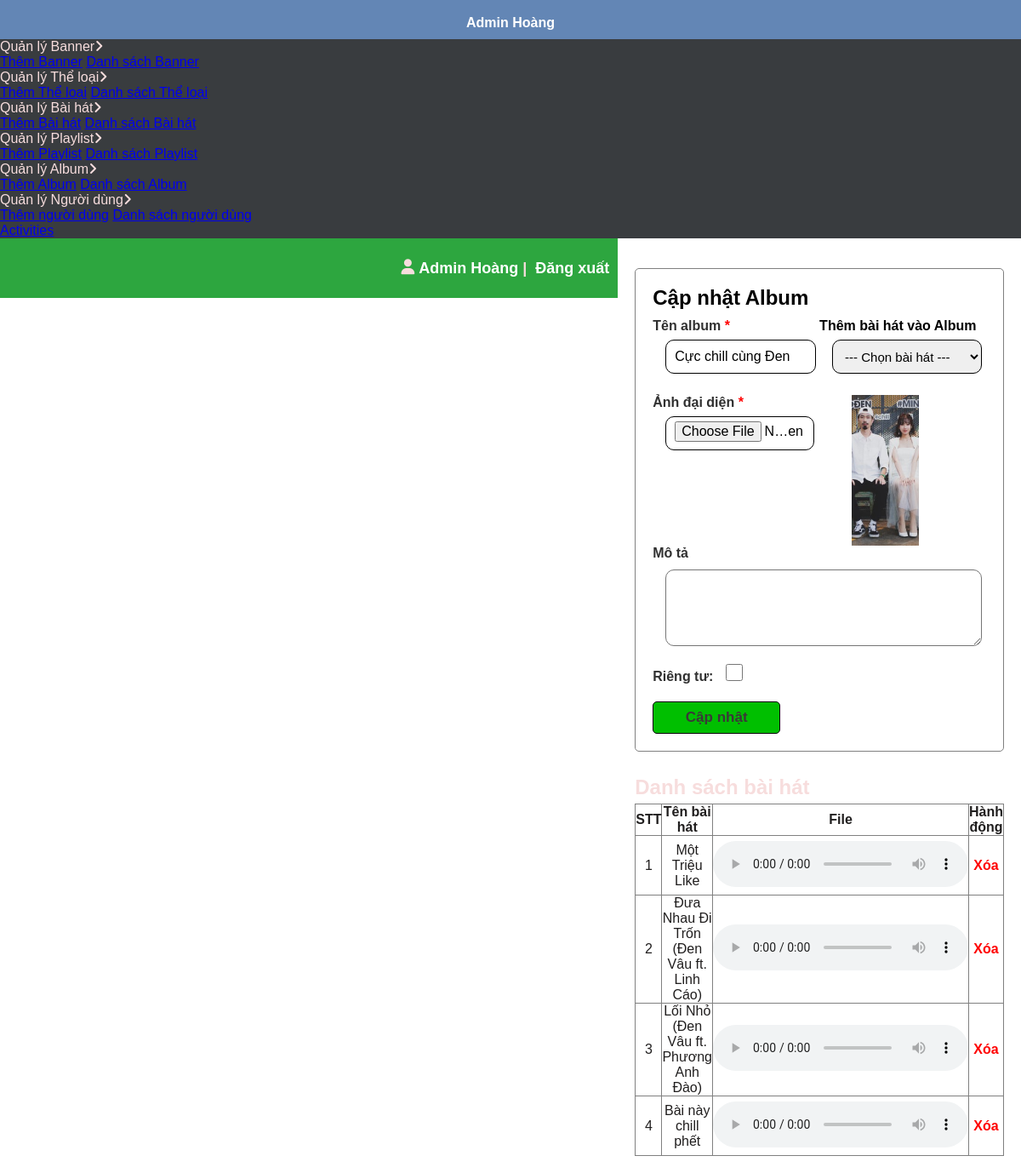
The app's page /admin/albumEdit.php?album_id=10 (signed in) with its own data.
### tables this page shows
CREATE TABLE `tbl_album` (
  `album_id` int(11) NOT NULL,
  `user_id` int(11) NOT NULL,
  `album_name` varchar(255) NOT NULL,
  `album_image` varchar(255) NOT NULL,
  `description` varchar(255) DEFAULT NULL,
  `privacy` varchar(10) DEFAULT 'public',
  `album_slug` varchar(255) NOT NULL,
  `listen_count` int(11) DEFAULT 0
);

CREATE TABLE `tbl_album_song` (
  `album_song_id` int(11) NOT NULL,
  `album_id` int(11) NOT NULL,
  `song_id` int(11) NOT NULL
);

CREATE TABLE `tbl_song` (
  `song_id` int(11) NOT NULL,
  `user_id` int(11) NOT NULL,
  `category_id` int(11) NOT NULL,
  `song_name` varchar(255) NOT NULL,
  `song_image` varchar(255) NOT NULL,
  `file_path` varchar(255) NOT NULL,
  `listen_count` int(11) DEFAULT 0,
  `lyrics` varchar(5000) DEFAULT NULL,
  `privacy` varchar(10) DEFAULT 'public',
  `create_at` date DEFAULT current_timestamp(),
  `slug_song` varchar(255) NOT NULL
);

### class/albumClass.php (called while the page is built, shortened)
<?php
include(__DIR__ . "/../lib/database.php");
?>
<?php
class Album
{
    private $db;
    public function __construct()
    {
        $this->db = new Database();
    }
    public function get_album_by_id($album_id)
    {
        $query = "SELECT * FROM tbl_album ab
                WHERE album_id = '$album_id'";
        $result = $this->db->select($query);
        return $result;
    }
    public function get_songs_in_album($album_id)
    {
        $query = "SELECT * FROM tbl_album_song abs
                LEFT JOIN tbl_song s ON abs.song_id = s.song_id
                WHERE abs.album_id = '$album_id'";
        $result = $this->db->select($query);
        return $result;
    }
    public function get_album_songs($album_id)
    {
        $query = " SELECT * FROM tbl_song s
                INNER JOIN tbl_album_song abs ON s.song_id = abs.song_id
                INNER JOIN tbl_album ab ON abs.album_id = ab.album_id
                WHERE ab.album_id = '$album_id'";
        $result = $this->db->select($query);
        return $result;
    }
}
?>

### lib/database.php (called while the page is built, shortened)
<?php
class Database
{
    public $host = DB_HOST;
    public $user = DB_USER;
    public $pass = DB_PASS;
    public $dbname = DB_NAME;
    public $conn;
    private function connectDB()
    {
        $this->conn = new mysqli(
            $this->host,
            $this->user,
            $this->pass,
            $this->dbname
        );
    }
    public function select($query)
    {
        $result = $this->conn->query($query) or
            die($this->conn->error . __LINE__);
        if ($result->num_rows > 0) {
            return $result;
        } else {
            return false;
        }
    }
}
?>

### admin/albumEdit.php (the view, shortened to what this page needs)
<?php
include("include/sidebar.php");
include("include/header.php");
include("../class/albumClass.php");
$album = new Album();
$album_id = $_GET['album_id'];
$get_album = $album->get_album_by_id($album_id);
if ($get_album) {
    $result = $get_album->fetch_assoc();
} else {
    echo 'Album không tồn tại';
    exit();
}
$songs_in_album = $album->get_songs_in_album($result['album_id']);
?>
<link rel="stylesheet" href="./css/album.css">
<body>
    <div class="main-content">
        <form action="" method="POST" enctype="multipart/form-data">
            <h2 class="title" style="color:black; margin-bottom: 10px">Cập nhật Album</h2>
            <div class="info">
                <div class="name">
                    <label for="">Tên album <span style="color: red">*</span></label><br>
                    <input type="text" placeholder="Nhập tên Album" name="album_name"
                        value="<?php echo $result['album_name'] ?>"><br>
                </div>
                <div>
                    <label class="title" style="color:black;">Thêm bài hát vào Album</label><br>
                    <select name="song_id">
                        <option value="">--- Chọn bài hát ---</option>
                    </select>
                </div>
            </div>
            <div class="image">
                <div>
                    <label for="image">Ảnh đại diện <span style="color: red">*</span></label><br>
                    <input id="image" type="file" name="album_image" accept="image/*">
                </div>
                <img src="upload/images/imagesong/<?php echo $result['album_image'] ?>" alt="">
            </div>
            <div class="description">
                <label for="">Mô tả </label><br>
                <textarea name="description" id="" rows="10" cols="30"><?php echo $result['description'] ?></textarea>
            </div>
            <div class="privacy">
                <label for="" style="margin-right: 10px">Riêng tư: </label>
                <input name="privacy" type="checkbox" <?php if ($result['privacy'] == 'private')
                    echo 'checked' ?>><br>
                </div>
                <button>Cập nhật</button>
            </form><br>
            <h2>Danh sách bài hát</h2>
            <table border="1">
                <thead>
                    <tr>
                        <th>STT</th>
                        <th>Tên bài hát</th>
                        <th>File</th>
                        <th>Hành động</th>
                    </tr>
                </thead>
                <tbody id="albumTableBody">
                    <?php
                $show_albumSong = $album->get_album_songs($album_id);
                if ($show_albumSong) {
                    $i = 0;
                    while ($result = $show_albumSong->fetch_assoc()) {
                        $i++;
                        ?>
                        <tr style="height: 70px">
                            <td><?php echo $i ?></td>
                            <td><?php echo $result['song_name'] ?></td>
                            <td class="audio">
                                <audio controls>
                                    <source src="upload/song/<?php echo $result['file_path'] ?>">
                                </audio>
                            </td>
                            <td class="action">
                                <a onclick="return confirm('Bạn muốn xóa bài hát này khỏi album ?')"
                                    href="albumSongDel.php?albumSongId=<?php echo $result['album_song_id'] ?>">Xóa</a>
                            </td>
                        </tr>
                        <?php
                    }
                } else {
                    ?>
                    <tr>
                        <td colspan="4">Không có bài hát nào</td>
                    </tr>
                    <?php
                }
                ?>
            </tbody>
        </table>
    </div>
    <?php
    include("include/footer.php");
    ?>

### admin/css/main.css (style rules this page uses)
* { margin: 0; padding: 0; box-sizing: border-box; font-family: "Poppins", sans-serif; }
body { min-height: 100vh; background: white; color: rgb(247, 221, 221); background-size: cover; background-position: center 0; }
.main-content { margin-top: 10px; flex: 1; }

### admin/css/album.css (style rules this page uses)
.main-content .title, form label { color: rgb(48, 48, 48); }
form { width: 95%; border: 1px solid grey; padding: 20px; border-radius: 5px; margin-top: 15px; }
form input:not([type="checkbox"]) { outline: none; width: 95%; height: 40px; padding: 5px 10px; border-radius: 10px; border: 1px solid black; margin: 10px 0 25px 15px; font-size: 16px; color: black; }
form input[type="checkbox"] { width: 20px; height: 20px; border-radius: 5px; }
form button { width: 150px; height: 38px; color: rgb(58, 56, 56); background-color: rgb(0, 191, 0); border: 1px solid black; outline: none; border-radius: 5px; margin-top: 20px; font-weight: 600; font-size: 17px; }
table { width: 95%; border-collapse: collapse; text-align: center; color: rgb(32, 30, 30); margin-top: 5px; }
thead tr { height: 30px; }
tbody tr td { height: 70px; }
.action { width: 100px; }
td a { color: green; font-weight: 600; text-decoration: none; }
td a:last-child { color: red; }
form { margin-bottom: 10px; }
form textarea { padding: 10px; margin: 10px 0 10px 15px; width: 95%; height: 90px; border-radius: 10px; }
.info { width: 100%; display: flex; flex-wrap: wrap; }
.info div { width: 50% !important; }
label { font-weight: 600; }
.info div input { width: 90% !important; }
.image img { width: 100%; object-fit: cover; }
.main-content { margin: 15px; }

### admin/include/sidebar.php (style rules this page uses)
.main-content { margin: 20px !important; }
table { width: 100% !important; }

### admin/albumEdit.php (style rules this page uses)
form { width: 100%; }
form input { margin-top: 7px !important; }
select { height: 40px; outline: none; border: 1px solid black; margin: 7px 0 10px 15px; padding-left: 10px; border-radius: 10px; font-size: 15px; width: 90%; }
option { height: 30px; }
.main-content { margin: 15px; }
form .info { display: flex !important; }
.image { display: flex; }
.image div { width: 47%; }
.image img { width: 20%; height: 177px; margin-left: 50px; border-radius: 0; }

### records on screen
tbl_album: album_name "Cực chill cùng Đen", album_image (picture)
tbl_album_song: song.song_name "Một Triệu Like"
tbl_album_song: song.song_name "Đưa Nhau Đi Trốn (Đen Vâu ft. Linh Cáo)"
tbl_album_song: song.song_name "Lối Nhỏ (Đen Vâu ft. Phương Anh Đào)"
tbl_album_song: song.song_name "Bài này chill phết"

### other values on screen
$fullName "Admin Hoàng"
